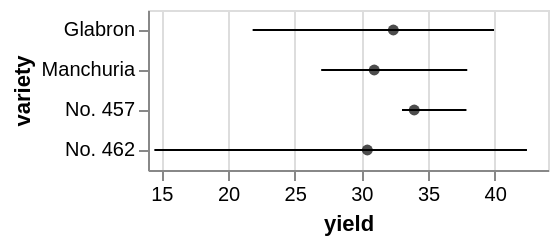

Vega-Lite specification for this chart:
### Vega specification from a JSON file in a GitHub repository (floating-point values rounded to 4 significant figures)
{"$schema": "https://vega.github.io/schema/vega/v5.json", "background": "white", "padding": 5, "width": 200, "style": "cell", "data": [{"name": "source_0", "values": [{"yield_error": 7.552, "yield_error2": -10.55, "yield_center": 32.4, "variety": "Glabron"}, {"yield_error": 6.978, "yield_error2": -3.978, "yield_center": 30.97, "variety": "Manchuria"}, {"yield_error": 3.917, "yield_error2": -0.9167, "yield_center": 33.97, "variety": "No. 457"}, {"yield_error": 11.97, "yield_error2": -15.97, "yield_center": 30.45, "variety": "No. 462"}]}, {"name": "data_1", "source": "source_0", "transform": [{"type": "formula", "expr": "datum[\"yield_center\"] + datum[\"yield_error\"]", "as": "upper_yield_center"}, {"type": "formula", "expr": "datum[\"yield_center\"] + datum[\"yield_error2\"]", "as": "lower_yield_center"}, {"type": "filter", "expr": "isValid(datum[\"lower_yield_center\"]) && isFinite(+datum[\"lower_yield_center\"])"}]}, {"name": "data_2", "source": "source_0", "transform": [{"type": "filter", "expr": "isValid(datum[\"yield_center\"]) && isFinite(+datum[\"yield_center\"])"}]}], "signals": [{"name": "y_step", "value": 20}, {"name": "height", "update": "bandspace(domain('y').length, 0, 0) * y_step"}], "marks": [{"name": "layer_0_marks", "type": "rule", "style": ["rule", "errorbar-rule"], "from": {"data": "data_1"}, "encode": {"update": {"stroke": {"value": "black"}, "tooltip": {"signal": "{\"yield_center\": format(datum[\"yield_center\"], \"\"), \"yield_center + yield_error\": format(datum[\"upper_yield_center\"], \"\"), \"yield_center + yield_error2\": format(datum[\"lower_yield_center\"], \"\"), \"variety\": isValid(datum[\"variety\"]) ? datum[\"variety\"] : \"\"+datum[\"variety\"]}"}, "x": [{"test": "!isValid(datum[\"lower_yield_center\"]) || !isFinite(+datum[\"lower_yield_center\"])", "value": 0}, {"scale": "x", "field": "lower_yield_center"}], "x2": [{"test": "!isValid(datum[\"upper_yield_center\"]) || !isFinite(+datum[\"upper_yield_center\"])", "value": 0}, {"scale": "x", "field": "upper_yield_center"}], "y": {"scale": "y", "field": "variety", "band": 0.5}}}}, {"name": "layer_1_marks", "type": "symbol", "style": ["point"], "from": {"data": "data_2"}, "encode": {"update": {"opacity": {"value": 0.7}, "fill": {"value": "black"}, "x": [{"test": "!isValid(datum[\"yield_center\"]) || !isFinite(+datum[\"yield_center\"])", "value": 0}, {"scale": "x", "field": "yield_center"}], "y": {"scale": "y", "field": "variety", "band": 0.5}}}}], "scales": [{"name": "x", "type": "linear", "domain": {"fields": [{"data": "data_1", "field": "lower_yield_center"}, {"data": "data_1", "field": "upper_yield_center"}, {"data": "data_2", "field": "yield_center"}]}, "range": [0, {"signal": "width"}], "zero": false, "nice": true}, {"name": "y", "type": "band", "domain": {"fields": [{"data": "data_1", "field": "variety"}, {"data": "data_2", "field": "variety"}], "sort": true}, "range": {"step": {"signal": "y_step"}}, "paddingInner": 0, "paddingOuter": 0}], "axes": [{"scale": "x", "orient": "bottom", "gridScale": "y", "grid": true, "tickCount": {"signal": "ceil(width/40)"}, "domain": false, "labels": false, "maxExtent": 0, "minExtent": 0, "ticks": false, "zindex": 0}, {"scale": "x", "orient": "bottom", "grid": false, "title": "yield", "labelFlush": true, "labelOverlap": true, "tickCount": {"signal": "ceil(width/40)"}, "zindex": 0}, {"scale": "y", "orient": "left", "grid": false, "title": "variety", "labelOverlap": true, "zindex": 0}]}
